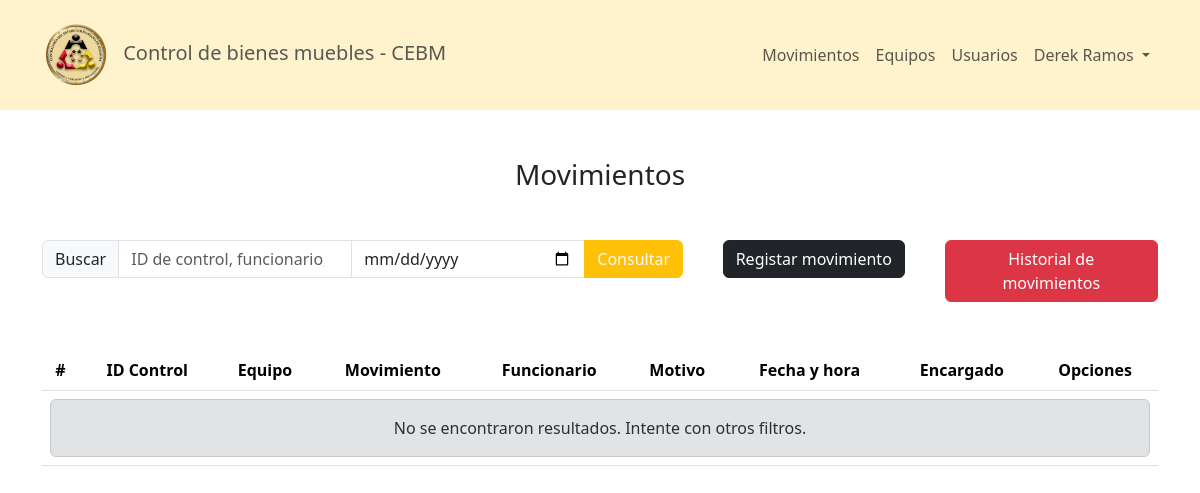
/pages/movimientos.php (signed in), run on an earlier commit of the app's database.
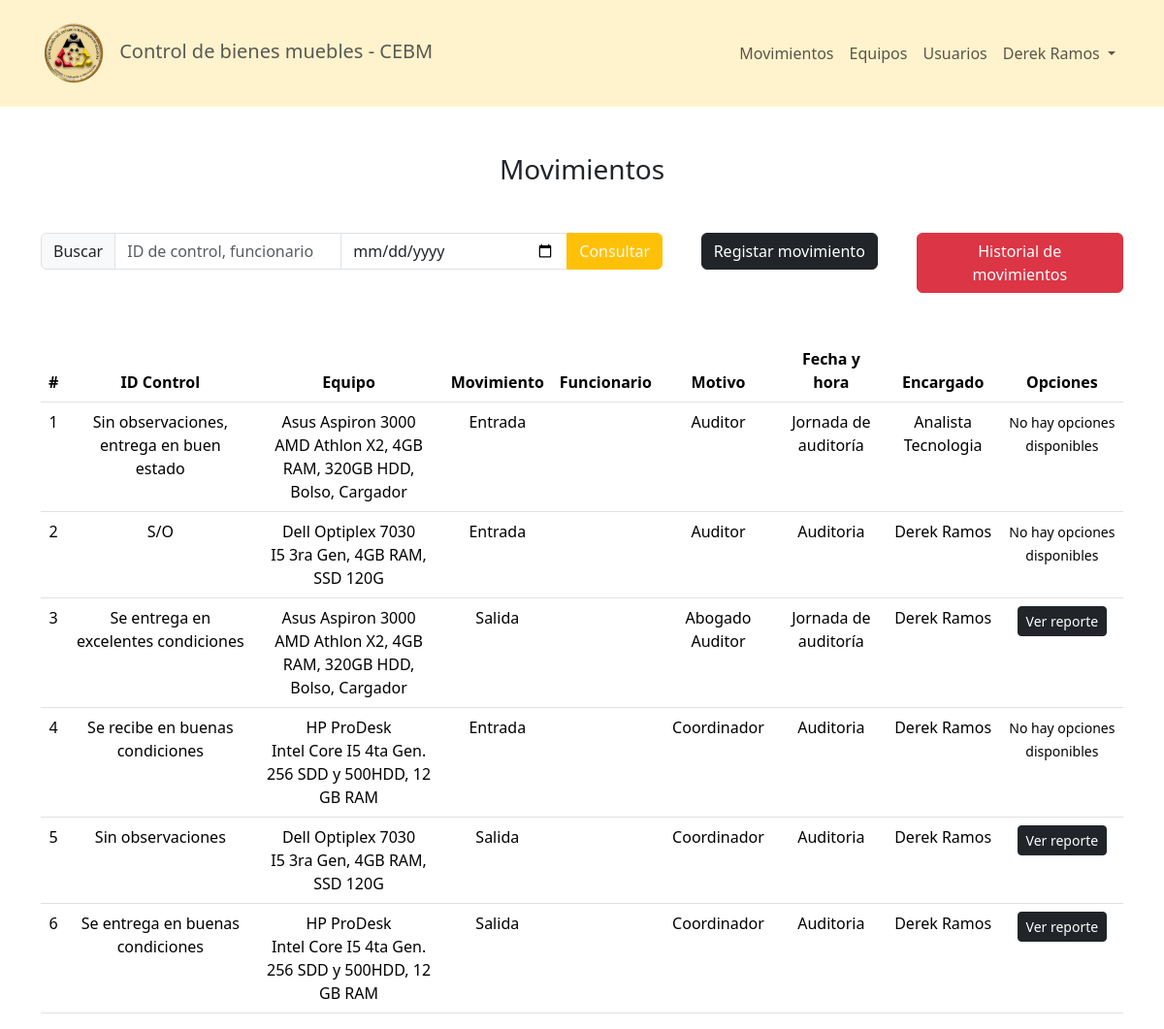
And on a later commit of the database.
### tables this page shows
CREATE TABLE `movimientos` (
  `id` int(11) NOT NULL,
  `equipo` int(11) NOT NULL,
  `usuario` int(11) NOT NULL,
  `type` tinyint(4) NOT NULL,
  `funcionario` varchar(80) NOT NULL,
  `cargo` varchar(50) NOT NULL,
  `motivo` varchar(80) NOT NULL,
  `date` datetime NOT NULL DEFAULT current_timestamp(),
  `observaciones` varchar(255) NOT NULL,
  `n_control` varchar(50) DEFAULT NULL,
  `defeated` tinyint(4) NOT NULL
);

CREATE TABLE `equipos` (
  `id` int(11) NOT NULL,
  `equipo` varchar(80) NOT NULL,
  `descripcion` varchar(255) NOT NULL,
  `n_bien` varchar(8) NOT NULL,
  `disponible` tinyint(4) NOT NULL,
  `estatus` int(11) NOT NULL,
  `activo` tinyint(4) NOT NULL
);

CREATE TABLE `usuarios` (
  `id` int(11) NOT NULL,
  `nombre` varchar(40) NOT NULL,
  `apellido` varchar(40) NOT NULL,
  `ci` varchar(8) NOT NULL,
  `n_carnet` varchar(7) NOT NULL,
  `departamento` int(11) NOT NULL,
  `rol` tinyint(4) NOT NULL,
  `estatus` tinyint(4) NOT NULL,
  `username` varchar(30) NOT NULL,
  `password` varchar(256) NOT NULL
);

### pages/movimientos.php (the view, shortened to what this page needs)
<?php
require('../config/conex.php');
?>
<?php include('../config/Header.php'); ?>
<?php include('../config/NavBar.php'); ?>
<section class="mt-5">
    <h3 class="text-center">Movimientos</h3>
    <div class="container mt-5">
        <div class="d-flex row justify-content-between text-center">
            <div class="col-sm-7">
                <form action="" method="POST" autocomplete="off">
                    <div class="input-group">
                        <?php
                            if($_SERVER['REQUEST_METHOD'] == 'POST') {
                        ?>
                            <a class="input-group-text text-decoration-none bg-secondary text-light" href="movimientos.php" id="basic-addon2">< Volver</a>
                        <?php } else { ?>
                        <span class="input-group-text" id="basic-addon2">Buscar</span>
                        <?php } ?>
                        <input type="search" name="search" class="form-control" placeholder="ID de control, funcionario, motivo">
                        <input type="date" name="date" class="form-control" placeholder="Fecha">
                        <button class="btn btn-warning text-light" type="submit" id="button-addon2">Consultar</button>
                    </div>
                </form>
            </div>
            <?php
                if($_SESSION['rol'] != 3){
            ?>
            <div class="col-sm">
                <button class="btn btn-dark" data-bs-toggle="modal" data-bs-target="#movimiento">Registar movimiento</button>
            </div>
            <div class="col-sm">
                <button class="btn btn-danger" type="button" data-bs-toggle="modal" data-bs-target="#reporte_movements_modal">
                    Historial de movimientos
                </button>
            </div>
            <?php
                }
            ?>
        </div>
    </div>
    <div class="container d-flex justify-content-center mt-5">
        <table class="table table-hover text-center">
            <thead>
                <tr>
                    <th scope="col">#</th>
                    <th scope="col">ID Control</th>
                    <th scope="col">Equipo</th>
                    <th scope="col">Movimiento</th>
                    <th scope="col">Funcionario</th>
                    <th scope="col">Motivo</th>
                    <th scope="col">Fecha y hora</th>
                    <th scope="col">Encargado</th>
                    <th scope="col">Opciones</th>
                </tr>
            </thead>
            <tbody>
            <?php
                $contador = 1;
                if($_SERVER['REQUEST_METHOD'] == 'POST') {
                    $search = $_POST['search'];
                    $date = $_POST['date'];
                    $sql = "SELECT * FROM movimientos WHERE 1=1";
                    if (!empty($search)) {
                        $sql .= " AND (n_control LIKE '%$search%' OR motivo LIKE '%$search%' OR cargo LIKE '%$search%' OR funcionario LIKE '%$search%')";
                    }
                    if (!empty($date)) {
                        $sql .= " AND date LIKE '%$date%'";
                    }
                } else {
                    $sql = "SELECT * FROM movimientos ORDER BY id DESC";
                }
                $res = $conn->query($sql);
                if($res != null) {
                    if($res->num_rows > 0){
                        while ($row = mysqli_fetch_array($res)) {
            ?>
                <tr>
                    <td><?php echo ($contador); ?></td>
                    <td><?php if($row[8] != "") echo ($row[8]); else echo ("-") ?></td>
                    <td>
                        <?php
                            $equipo = $row[1];
                            $res2 = mysqli_query($conn, "SELECT * FROM equipos WHERE id = '$equipo'");
                            $row2 = mysqli_fetch_array($res2);
                            echo ($row2[1] . "<br>" . $row2[2]);
                        ?>
                    </td>
                    <td>
                        <?php
                           if ($row[3] == 0) {
                               echo ("Salida");
                           } else {
                               echo ("Entrada");
                           }
                        ?>
                    </td>
                    <td>
                    </td>
                    <td><?php echo ($row[5]); ?></td>
                    <td><?php echo ($row[6]); ?></td>
                    <td>
                        <?php
                            $user = $row[2];
                            $res3 = mysqli_query($conn, "SELECT * FROM usuarios WHERE id = '$user'");
                            $row3 = mysqli_fetch_array($res3);
                            echo ($row3[1] . " " . $row3[2]);
                        ?>
                    </td>
                    <td>
                        <?php
                           if ($row[3] == 0) {
                        ?>
                        <a class="btn btn-sm btn-dark" href="../services/reports/report_movement.php?id=<?php echo $row[0]; ?>" target="_blank">Ver reporte</a>
                        <?php } else {?>
                            <small>No hay opciones disponibles</small>
                        <?php } ?>
                    </td>
                </tr>
            <?php
                $contador++;
                }} else {
            ?>
                <tr>
                    <td colspan="9">
                        <div class="alert alert-secondary mb-0" role="alert">
                            No se encontraron resultados. Intente con otros filtros.
                        </div>
                    </td>
                </tr>
            <?php }} ?>
            </tbody>
        </table>
    </div>
</section>
<?php
    include('../config/FooterHtml.php');
?>

### config/Header.php (shortened to what this page needs)
<!doctype html>
    <html lang="es">
    <head>
        <link rel="stylesheet" href="../src/global.css">
        <link rel="stylesheet" href="../bootstrap/css/bootstrap.min.css">
    </head>
    <body>

### config/NavBar.php (shortened to what this page needs)
<?php
    $nombre = $_SESSION['nombre'];
    $apellido = $_SESSION['apellido'];
    $rol = $_SESSION['rol'];
?>
<header>
    <nav class="navbar navbar-expand-md bg-warning-subtle p-3">
        <div class="container">
            <span class="navbar-brand text-muted">
                <img src="../src/assets/Logo-CEBM-270x270.png" style="height: 68px;" alt="Logo CEBM" class="d-inline-block align-text-center me-2">
                Control de bienes muebles - CEBM
            </span>
            <div class="d-flex">
                <div class="collapse navbar-collapse" id="navbarNav">
                    <div class="d-flex">
                        <ul class="navbar-nav">
                            <li class="nav-item">
                                <a class="nav-link" href="movimientos.php">Movimientos</a>
                            </li>
                            <li class="nav-item">
                                <a class="nav-link" href="equipos.php">Equipos</a>
                            </li>
                            <?php
                                if($rol != 1){
                            ?>
                            <li class="nav-item">
                                <a class="nav-link" href="usuarios.php">Usuarios</a>
                            </li>
                            <?php
                                }
                            ?>
                            <li class="nav-item dropdown">
                                <button class="nav-link dropdown-toggle" data-bs-toggle="dropdown" aria-expanded="false">
                                    <?php echo $nombre.' '.$apellido; ?>
                                </button>
                            </li>
                        </ul>
                    </div>
                </div>
            </div>
        </div>
    </nav>
</header>

### config/FooterHtml.php (shortened to what this page needs)
    </body>
</html>

### src/global.css (style rules this page uses)
* { font-family: system-ui, sans-serif; box-sizing: border-box; margin: 0; }

What changed in the data, as far as the page shows it:
added movimientos: observaciones "Sin observaciones, entrega en buen estado", equipo.equipo "Asus Aspiron 3000", equipo.descripcion "AMD Athlon X2, 4GB RAM, 320GB HDD, Bolso, Cargador", type "Entrada", cargo "Auditor", motivo "Jornada de auditoría", usuario.nombre "Analista", usuario.apellido "Tecnologia"
added movimientos: observaciones "S/O", equipo.equipo "Dell Optiplex 7030", equipo.descripcion "I5 3ra Gen, 4GB RAM, SSD 120G", type "Entrada", cargo "Auditor", motivo "Auditoria", usuario.nombre "Derek", usuario.apellido "Ramos"
added movimientos: observaciones "Se entrega en excelentes condiciones", equipo.equipo "Asus Aspiron 3000", equipo.descripcion "AMD Athlon X2, 4GB RAM, 320GB HDD, Bolso, Cargador", type "Salida", cargo "Abogado Auditor", motivo "Jornada de auditoría", usuario.nombre "Derek", usuario.apellido "Ramos"
added movimientos: observaciones "Se recibe en buenas condiciones", equipo.equipo "HP ProDesk", equipo.descripcion "Intel Core I5 4ta Gen. 256 SDD y 500HDD, 12 GB RAM", type "Entrada", cargo "Coordinador", motivo "Auditoria", usuario.nombre "Derek", usuario.apellido "Ramos"
added movimientos: observaciones "Sin observaciones", equipo.equipo "Dell Optiplex 7030", equipo.descripcion "I5 3ra Gen, 4GB RAM, SSD 120G", type "Salida", cargo "Coordinador", motivo "Auditoria", usuario.nombre "Derek", usuario.apellido "Ramos"
added movimientos: observaciones "Se entrega en buenas condiciones", equipo.equipo "HP ProDesk", equipo.descripcion "Intel Core I5 4ta Gen. 256 SDD y 500HDD, 12 GB RAM", type "Salida", cargo "Coordinador", motivo "Auditoria", usuario.nombre "Derek", usuario.apellido "Ramos"
Also different on the page:
text no longer shown: "No se encontraron resultados. Intente con otros filtros."
